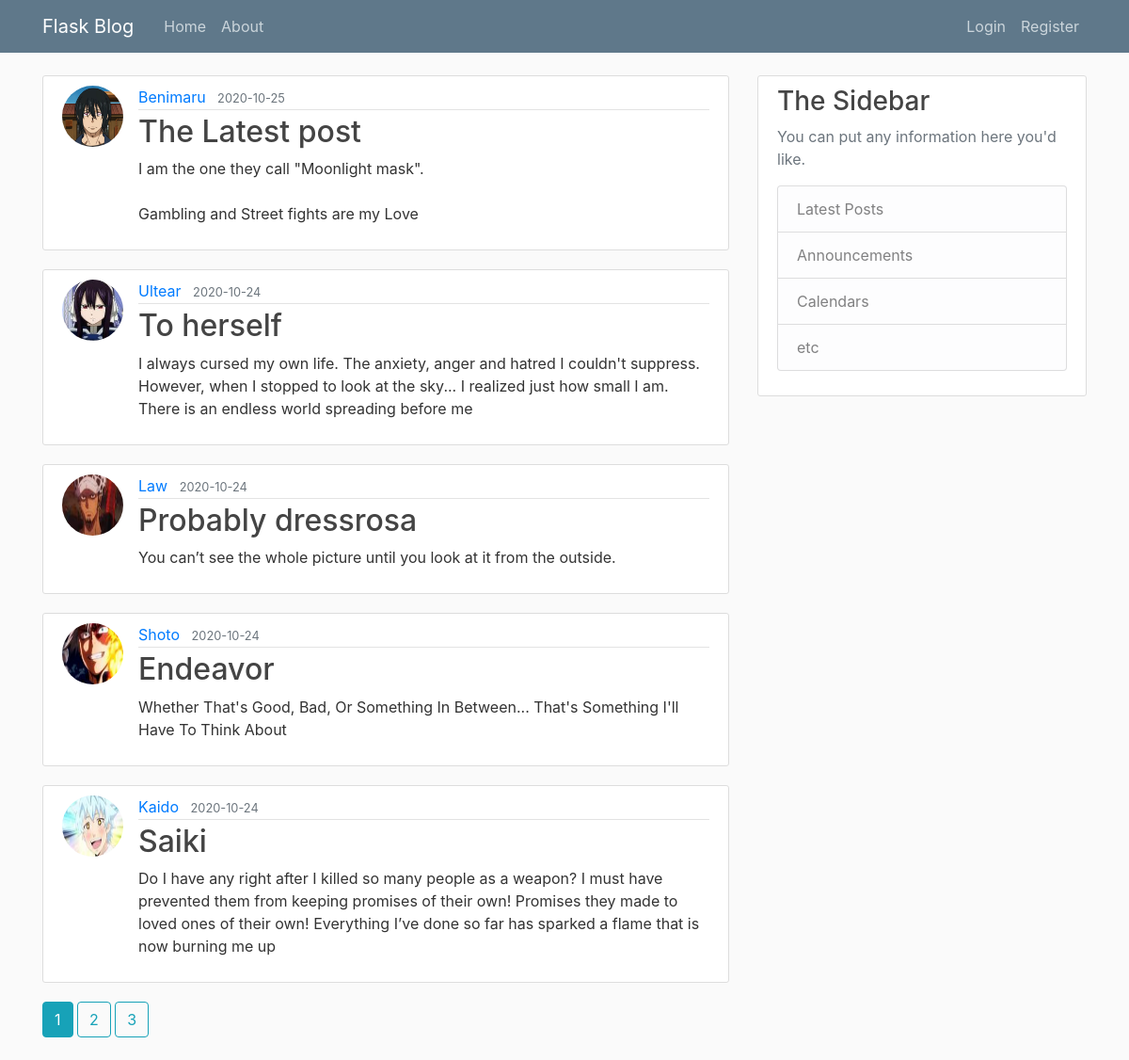
The page /home on the database its author committed.
### flaskblog/models.py (models this page shows, shortened)
class Post(db.Model):
    id = db.Column(db.Integer, primary_key =True)
    title = db.Column(db.String(100), nullable=False)
    date_posted = db.Column(db.DateTime(120), nullable=False, default=datetime.utcnow)
    content = db.Column(db.Text, nullable=False)
    user_id = db.Column(db.Integer, db.ForeignKey('user.id'), nullable=False)

class User(db.Model, UserMixin):
    id = db.Column(db.Integer, primary_key =True)
    username = db.Column(db.String(20), unique=True, nullable=False)
    email = db.Column(db.String(120), unique=True, nullable=False)
    image_file = db.Column(db.String(20), nullable=False, default='default.jpg')
    password = db.Column(db.String(60), nullable=False)
    posts = db.relationship('Post', backref='author', lazy=True)

### flaskblog/routes.py (the view)
@app.route("/")
@app.route("/home")
def home():
    page = request.args.get('page', 1, type=int)
    posts = Post.query.order_by(Post.date_posted.desc()).paginate(page=page, per_page=5)
    return render_template('home.html', posts=posts)

### flaskblog/templates/home.html
{% extends "layout.html" %}
{% block content %}
    {% for post in posts.items %}
        <article class="media content-section">
            <img class="rounded-circle article-img" src="{{ url_for('static', filename='profile_pics/' + post.author.image_file) }}">
            <div class="media-body">
            <div class="article-metadata">
                <a class="mr-2" href="{{ url_for('user_posts', username=post.author.username) }}">{{ post.author.username }}</a>
                <small class="text-muted">{{ post.date_posted.strftime('%Y-%m-%d') }}</small>
            </div>
            <h2><a class="article-title" href="{{ url_for('post', post_id=post.id) }}">{{ post.title }}</a></h2>
            <p class="article-content">{{ post.content }}</p>
            </div>
        </article>
    {% endfor %}
    {% for page_num in posts.iter_pages(left_edge=1, right_edge=1, left_current=1, right_current=2) %}
        {% if page_num %}
            {% if posts.page == page_num %}
            <a class="btn btn-info mb-4" href="{{ url_for('home', page=page_num) }}">{{ page_num }}</a>
            {% else %}
            <a class="btn btn-outline-info mb-4" href="{{ url_for('home', page=page_num) }}">{{ page_num }}</a>
            {% endif %}
        {% else %}
            ...
        {% endif %}
    {% endfor %}
{% endblock content %}

### flaskblog/templates/layout.html (shortened to what this page needs)
<!DOCTYPE html>
<html>
<head>
    <link rel="stylesheet" href="https://cdn.jsdelivr.net/npm/bootstrap@4.5.3/dist/css/bootstrap.min.css">
    <link rel="stylesheet" type="text/css" href="{{ url_for('static', filename='main.css') }}">
</head>
<body>
    <header class="site-header">
        <nav class="navbar navbar-expand-md navbar-dark bg-steel fixed-top">
          <div class="container">
            <a class="navbar-brand mr-4" href="/">Flask Blog</a>
            <div class="collapse navbar-collapse" id="navbarToggle">
              <div class="navbar-nav mr-auto">
                <a class="nav-item nav-link" href="{{url_for('home')}}">Home</a>
                <a class="nav-item nav-link" href="{{url_for('about')}}">About</a>
              </div>
              <div class="navbar-nav">
                {% if current_user.is_authenticated %}
                <a class="nav-item nav-link" href="{{url_for('new_post')}}">New Post</a>
                <a class="nav-item nav-link" href="{{url_for('account')}}">Account</a>
                <a class="nav-item nav-link" href="{{url_for('logout')}}">Logout</a>
                {% else %}
                  <a class="nav-item nav-link" href="{{url_for('login')}}">Login</a>
                  <a class="nav-item nav-link" href="{{url_for('register')}}">Register</a>
                {% endif %}
              </div>
            </div>
          </div>
        </nav>
      </header>
      <main role="main" class="container">
        <div class="row">
          <div class="col-md-8">
            {% block content %}{% endblock %}
          </div>
          <div class="col-md-4">
            <div class="content-section">
              <h3>The Sidebar</h3>
              <p class='text-muted'>You can put any information here you'd like.
                <ul class="list-group">
                  <li class="list-group-item list-group-item-light">Latest Posts</li>
                  <li class="list-group-item list-group-item-light">Announcements</li>
                  <li class="list-group-item list-group-item-light">Calendars</li>
                  <li class="list-group-item list-group-item-light">etc</li>
                </ul>
              </p>
            </div>
          </div>
        </div>
      </main>
</body>
</html>

### flaskblog/static/main.css (style rules this page uses)
body { background: #fafafa; color: #333333; margin-top: 5rem; }
h1, h2, h3, h4, h5, h6 { color: #444444; }
.bg-steel { background-color: #5f788a; }
.site-header .navbar-nav .nav-link { color: #cbd5db; }
.content-section { background: #ffffff; padding: 10px 20px; border: 1px solid #dddddd; border-radius: 3px; margin-bottom: 20px; }
.article-title { color: #444444; }
.article-content { white-space: pre-line; }
.article-img { height: 65px; width: 65px; margin-right: 16px; }
.article-metadata { padding-bottom: 1px; margin-bottom: 4px; border-bottom: 1px solid #e3e3e3 }

### rows shown on the page
Post: image_file (picture), author.username "Benimaru", date_posted "2020-10-25", title "The Latest post", content "I am the one they call \"Moonlight mask\". Gambling and Street fights are my Love"
Post: image_file (picture), author.username "Ultear", date_posted "2020-10-24", title "To herself", content "I always cursed my own life. The anxiety, anger and hatred I couldn't suppress. However, when I stopped to look at the sky... I realized just how small I am. There is an endless world spreading before me"
Post: image_file (picture), author.username "Law", date_posted "2020-10-24", title "Probably dressrosa", content "You can’t see the whole picture until you look at it from the outside."
Post: image_file (picture), author.username "Shoto", date_posted "2020-10-24", title "Endeavor", content "Whether That's Good, Bad, Or Something In Between... That's Something I'll Have To Think About"
Post: image_file (picture), author.username "Kaido", date_posted "2020-10-24", title "Saiki", content "Do I have any right after I killed so many people as a weapon? I must have prevented them from keeping promises of their own! Promises they made to loved ones of their own! Everything I’ve done so far has sparked a flame that is now burning me up"

### other values the page prints
{{ page_num }} "1"
{{ page_num }} "2" "3"
